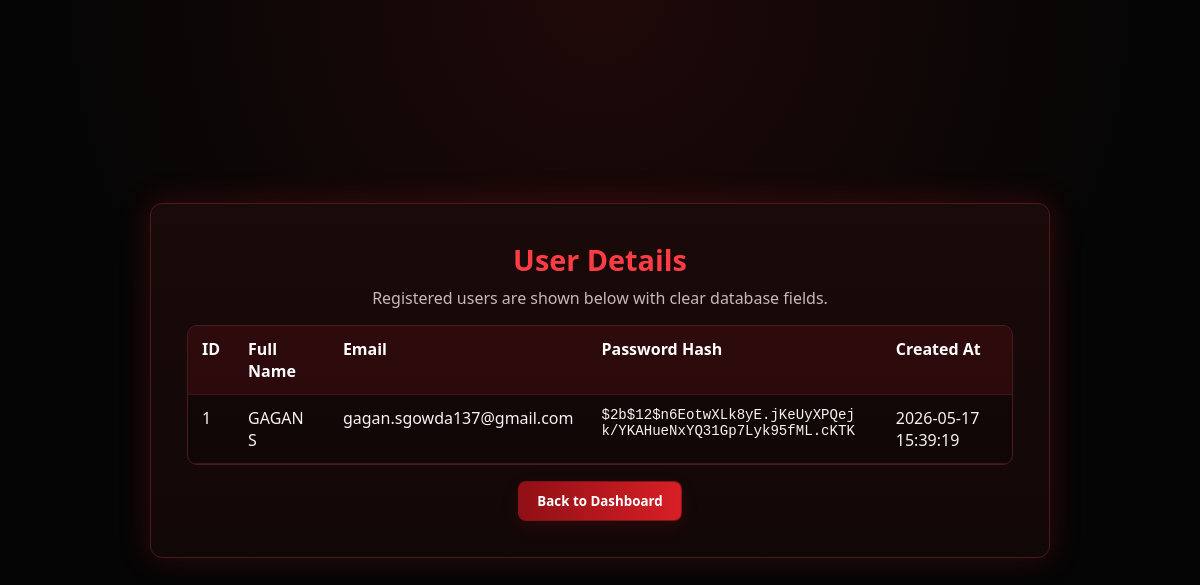
The page /users (signed in) on the database as committed earlier.
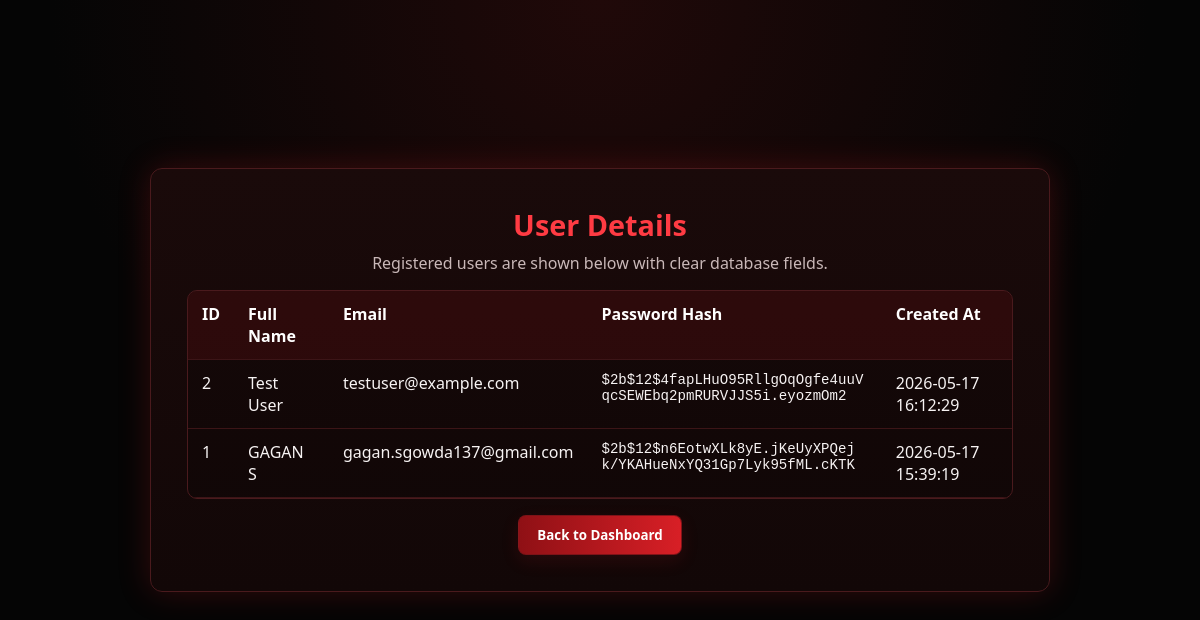
The same page on the database as committed later.
### tables this page shows
CREATE TABLE users (
            id INTEGER PRIMARY KEY AUTOINCREMENT,
            full_name TEXT NOT NULL,
            email TEXT UNIQUE NOT NULL,
            password_hash TEXT NOT NULL,
            created_at TEXT NOT NULL
        );

### app.py (the view)
@app.route("/users")
def users():
    if "user_id" not in session:
        flash("Please log in first.", "error")
        return redirect(url_for("login"))
    conn = get_db_connection()
    cursor = conn.cursor()
    cursor.execute("""
        SELECT id, full_name, email, password_hash, created_at
        FROM users
        ORDER BY id DESC
    """)
    users = cursor.fetchall()
    conn.close()
    return render_template("users.html", users=users)

### app.py (called while the page is built)
def get_db_connection():
    conn = sqlite3.connect(DATABASE)
    conn.row_factory = sqlite3.Row  # Access columns by name
    return conn

### templates/users.html (shortened to what this page needs)
<!doctype html>
<html lang="en">
  <head>
    <link
      rel="stylesheet"
      href="{{ url_for('static', filename='style.css') }}"
    />
  </head>
  <body>
    <div class="container">
      <div class="card user-table-card">
        <h2>User Details</h2>
        <p class="table-note">
          Registered users are shown below with clear database fields.
        </p>
        <div class="table-wrap">
          <table class="user-table">
            <thead>
              <tr>
                <th>ID</th>
                <th>Full Name</th>
                <th>Email</th>
                <th>Password Hash</th>
                <th>Created At</th>
              </tr>
            </thead>
            <tbody>
              {% for user in users %}
              <tr>
                <td>{{ user.id }}</td>
                <td>{{ user.full_name }}</td>
                <td>{{ user.email }}</td>
                <td class="hash-cell">{{ user.password_hash }}</td>
                <td>{{ user.created_at }}</td>
              </tr>
              {% endfor %}
            </tbody>
          </table>
        </div>
        <div class="form-actions center" style="margin-top: 16px">
          <a href="{{ url_for('dashboard') }}"
            ><button type="button">Back to Dashboard</button></a
          >
        </div>
      </div>
    </div>
  </body>
</html>

### static/style.css (style rules this page uses)
:root { --bg-main: #050505; --bg-surface: #120707; --bg-input: #1a0a0a; --text-main: #f7f3f3; --text-muted: #c9b8b8; --red-main: #d81f26; --red-bright: #ff3b43; --red-deep: #8f1015; --border-main: #4a1a1d; }
* { margin: 0; padding: 0; box-sizing: border-box; font-family: "Segoe UI", sans-serif; }
html, body { height: 100%; }
body { background: radial-gradient(circle at top, #200909 0%, var(--bg-main) 55%); color: var(--text-main); min-height: 100vh; margin: 0; }
.container { min-height: calc(100vh - 40px); display: flex; align-items: center; justify-content: center; padding: 40px 32px; }
.card { background: linear-gradient(180deg, #1a0a0a 0%, var(--bg-surface) 100%); border: 1px solid var(--border-main); border-radius: 12px; padding: 36px; box-shadow: 0 0 32px rgba(216, 31, 38, 0.22); margin: 0; width: 100%; max-width: 900px; }
h1, h2 { text-align: center; color: var(--red-bright); }
p, small, label { color: var(--text-main); }
button { display: inline-block; min-width: 110px; padding: 10px 16px; background: linear-gradient( 90deg, var(--red-deep), var(--red-main), var(--red-bright) ); background-size: 200% 100%; border: 1px solid rgba(123, 19, 24, 0.9); color: #fff; font-weight: 700; border-radius: 8px; cursor: pointer; transition: transform 0.18s ease, box-shadow 0.18s ease, filter 0.18s ease; box-shadow: 0 6px 18px rgba(216, 31, 38, 0.12); animation: btn-anim 4s linear infinite; }
.form-actions.center { display: flex; justify-content: center; align-items: center; gap: 12px; }
.form-actions.center button { width: auto; min-width: 160px; padding: 10px 18px; }
.card > div { margin-bottom: 12px; }
.card > div:last-of-type { margin-bottom: 0; }
.card { transition: transform 0.18s ease, box-shadow 0.18s ease; }
a { color: #ff6a70; text-decoration: none; }
.form-actions { display: flex; gap: 12px; justify-content: space-between; align-items: center; }
.card h2 { margin-bottom: 8px; }
.table-note { text-align: center; color: var(--text-muted); margin: 8px 0 16px; }
.table-wrap { width: 100%; overflow-x: auto; border: 1px solid var(--border-main); border-radius: 10px; }
.user-table { width: 100%; border-collapse: collapse; min-width: 760px; background: rgba(0, 0, 0, 0.15); }
.user-table th, .user-table td { padding: 12px 14px; border-bottom: 1px solid rgba(74, 26, 29, 0.75); text-align: left; vertical-align: top; }
.user-table th { color: #fff; background: rgba(216, 31, 38, 0.12); position: sticky; top: 0; }
.hash-cell { font-family: "SFMono-Regular", Consolas, "Liberation Mono", Menlo, monospace; font-size: 0.88rem; word-break: break-all; }
@media (min-width: 1025px) { .container { padding: 40px 32px; } }
@media (min-width: 1025px) { .card { padding: 36px; max-width: 900px; } }
@media (min-width: 1025px) { h2 { font-size: 1.8rem; } }
@media (min-width: 1025px) { button { min-width: 120px; padding: 10px 16px; } }
@media (min-width: 1025px) { .form-actions.center button { min-width: 160px; } }

Rows that differ between the two databases and show on the page:
added users: id "2", full_name "Test User", email "testuser@example.com", password_hash "$2b$12$4fapLHuO95RllgOqOgfe4uuVqcSEWEbq2pmRURVJJS5i.eyozmOm2", created_at "2026-05-17 16:12:29"
